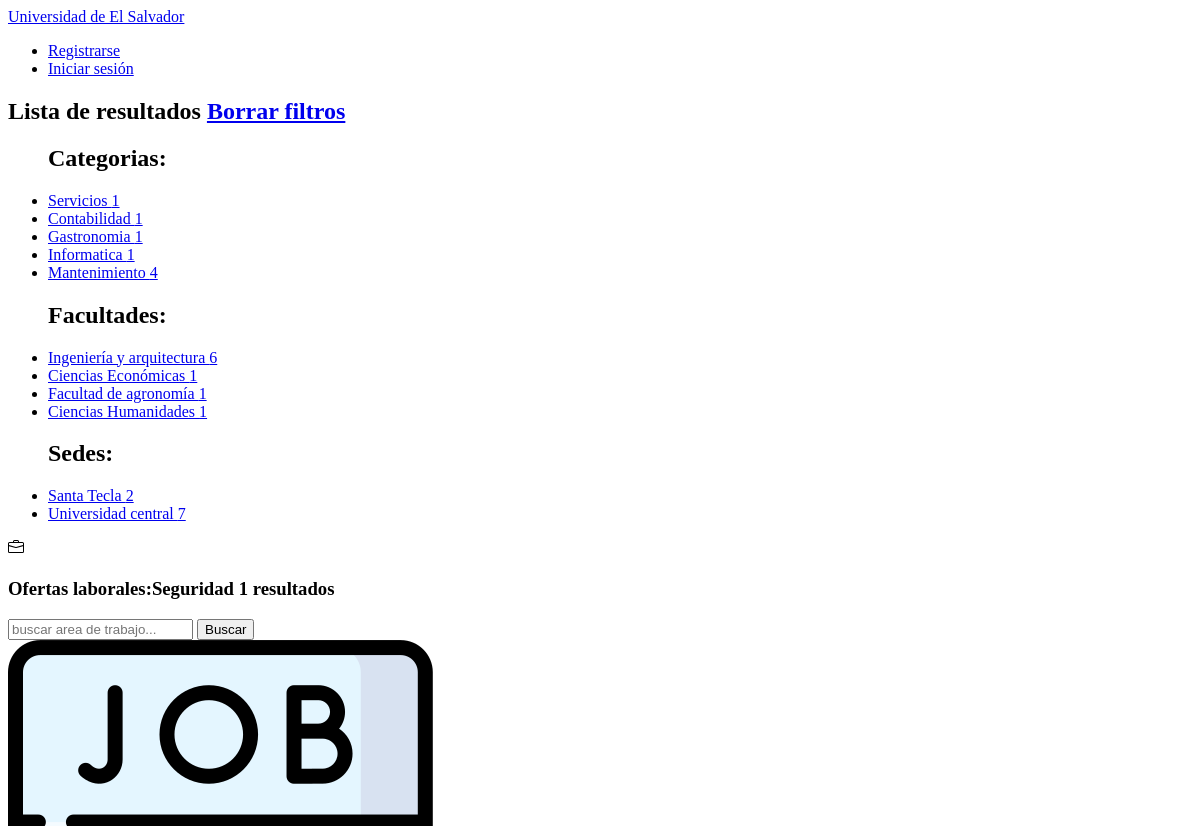
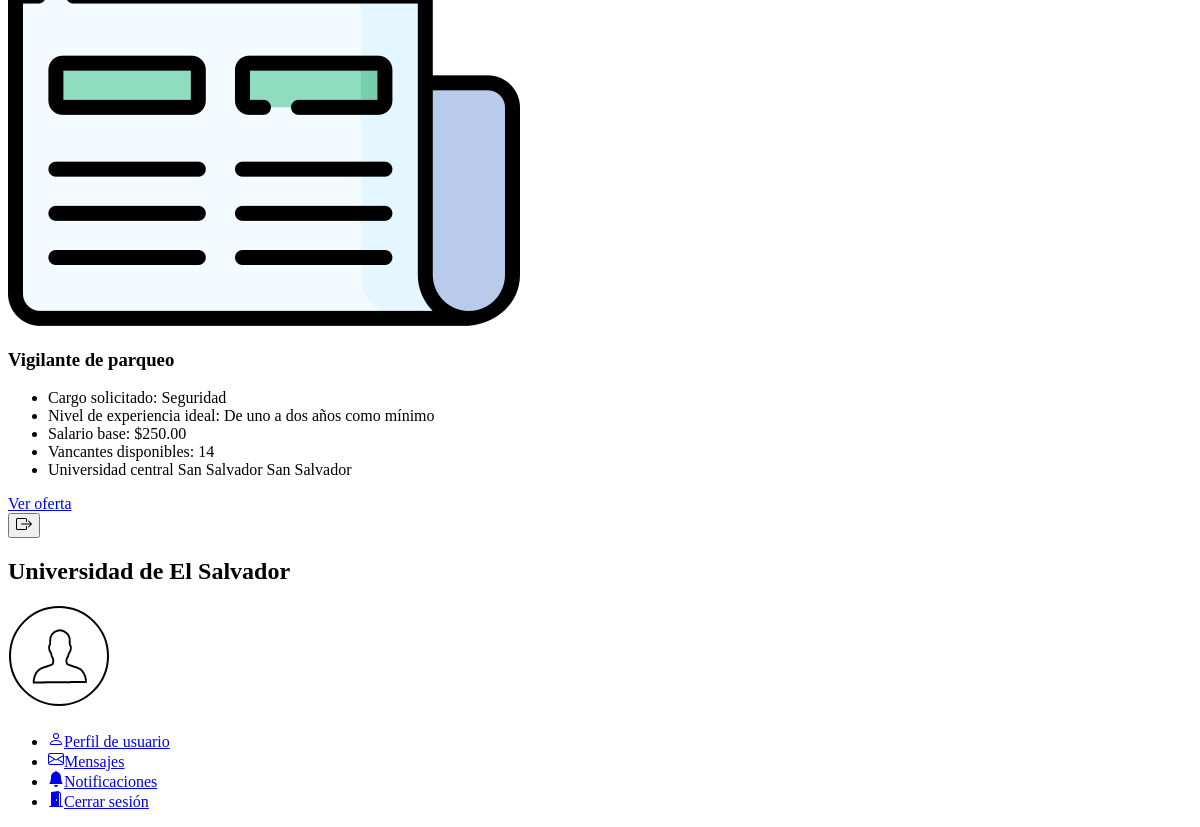
The app's page /busqueda/Seguridad/, older data (2 pictures, top to bottom).
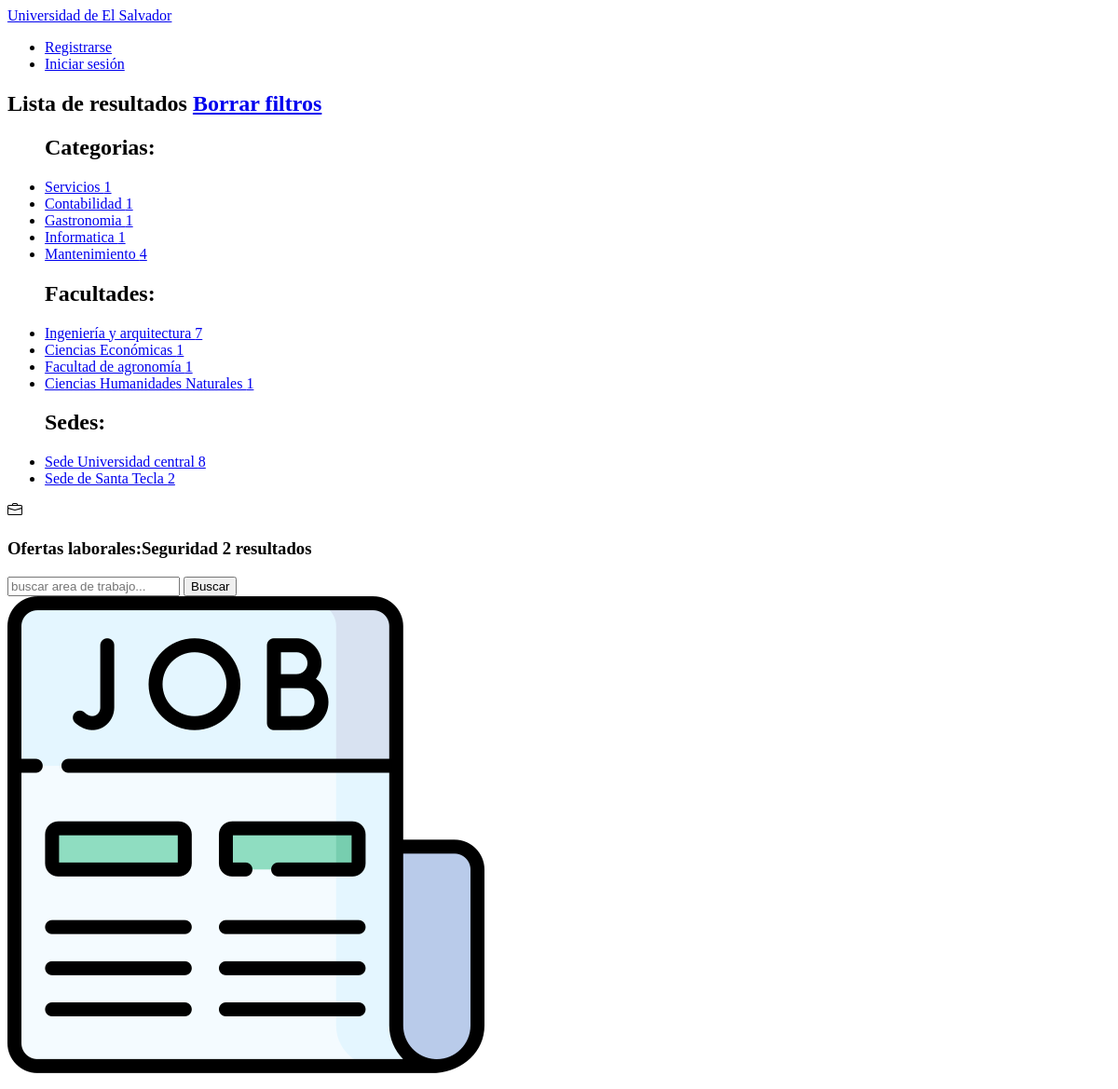
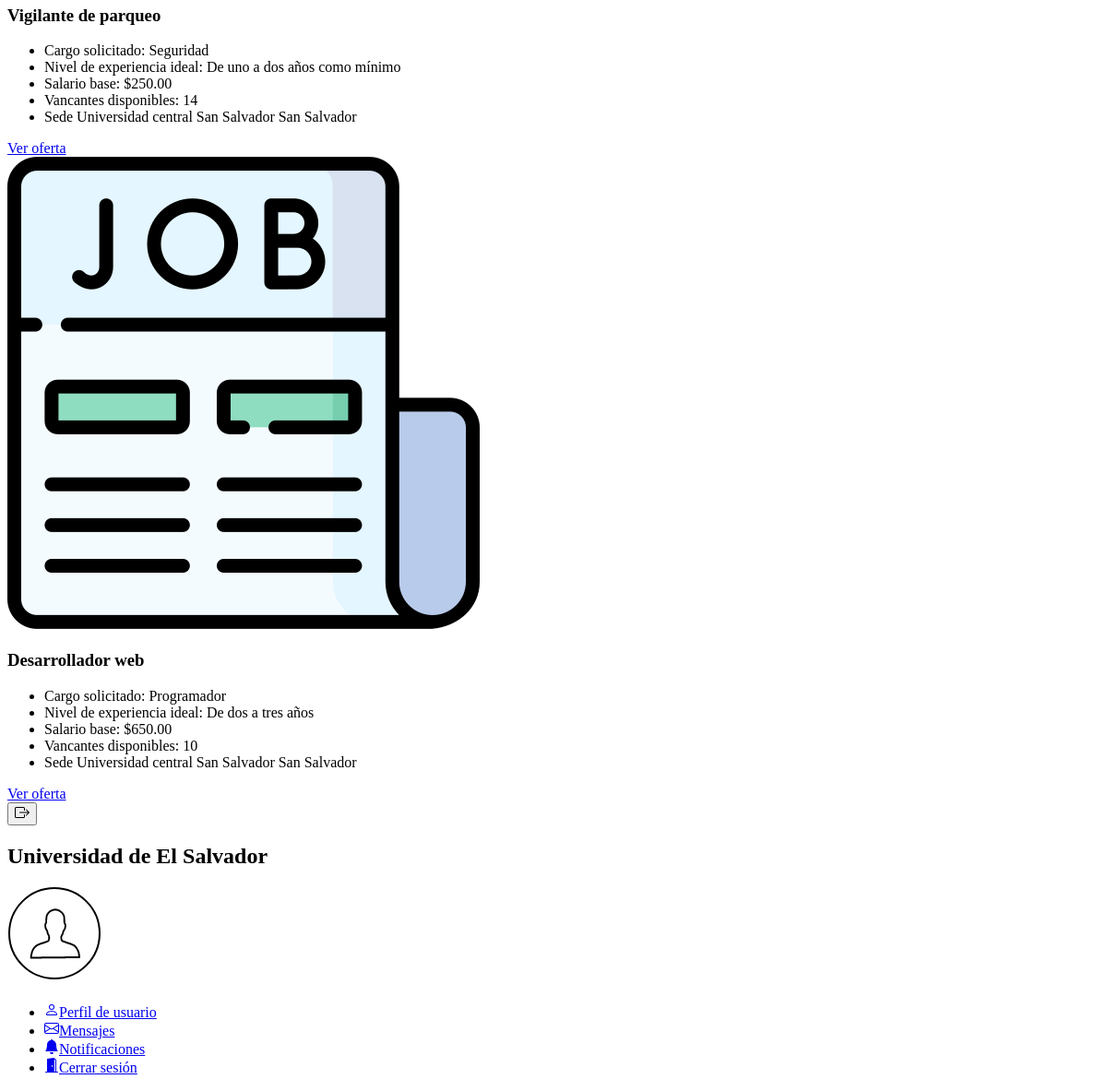
The same page, newer data (2 pictures, top to bottom).
### apps/OfertasLaborales/models.py (models this page shows, shortened)
class Categoria(models.Model):
    nombre = models.CharField(max_length=100, default=None)

class Facultad(models.Model):
    nombre = models.CharField(max_length=100, default=None)

class Sede(models.Model):
    nombre = models.CharField(max_length=100, default=None)
    ciudad = models.CharField(max_length=100, default=None, null=True)
    departamento = models.CharField(max_length=100, default=None, null=True)

class OfertaLaboral(models.Model):
    area_de_trabajo = models.CharField(max_length=150, default=None, null=True)
    cargo_solicitado = models.CharField(max_length=150, default=None, null=True)
    vacantes = models.CharField(max_length=150, default=None, null=True)
    tipo_contratacion = models.CharField(max_length=150, default=None, null=True)
    nivel_experiencia = models.CharField(max_length=150, default=None, null=True)
    generos = models.CharField(max_length=150, default=None, null=True)
    edad_solicitada = models.CharField(max_length=150, default=None, null=True)
    salario_minimo = models.DecimalField(max_digits=10000,decimal_places=2,default=0.00, null=True)
    salario_maximo = models.DecimalField(max_digits=10000,decimal_places=2,default=0.00, null=True)
    descripcion = models.CharField(max_length=1000, default=None, null=True)
    categoria = models.ForeignKey(Categoria, on_delete=models.CASCADE)
    facultad = models.ForeignKey(Facultad, on_delete=models.CASCADE)
    sede = models.ForeignKey(Sede, on_delete=models.CASCADE)

### apps/OfertasLaborales/views.py (the view, shortened to what this page needs)
# urls.py: path('busqueda/<str:busqueda>/', views.Busqueda.as_view(), name='busqueda'),
class Busqueda(Inicio):
    def get(self, request, busqueda):
        context = self.get_context_data(busqueda, form=BusquedaForm())
        return render(request, self.template_name, context)
    def get_context_data(self, busqueda, **kwargs):
        context = super().get_context_data(**kwargs)
        context['ofertaslaborales'] = self.get_queryset(busqueda)
        context['filtro'] = busqueda
        context['regresar'] = 'Borrar filtros'
        for objeto in self.object_list:
            context[objeto.__name__] = objeto.objects.annotate(Count('ofertalaboral')).exclude(nombre = busqueda)
        return context
    def get_queryset(self, busqueda):
        for objeto in self.object_list:
            try:
                query = objeto.objects.get(nombre=busqueda).ofertalaboral_set.all()
                return query
            except objeto.DoesNotExist:
                query = None
        return query

### apps/OfertasLaborales/forms.py
class BusquedaForm(forms.Form):
    busqueda = forms.CharField(label=False,max_length=250, widget=forms.TextInput(attrs={'placeholder': 'buscar area de trabajo...'}))

### apps/OfertasLaborales/views.py (called while the page is built)
    def get_context_data(self, **kwargs):
        context = super().get_context_data(**kwargs)
        context['ofertaslaborales'] = OfertaLaboral.objects.all()
        context['resultados'] = OfertaLaboral.objects.count()
        for objeto in self.object_list:
            context[objeto.__name__] = objeto.objects.annotate(Count('ofertalaboral'))
        return context

### templates/OfertasLaborales/inicio.html (shortened to what this page needs)
<!DOCTYPE html>
{% extends 'base.html' %}
{% load compress %}
{% load static %}
{% block contenido %}
<div class="contenedor">
    <aside class="aside-ofertaslab">
        <nav class="sidebar-ofertaslab">
            <div class="sidebar-title">
                <h2>Lista de resultados <span><a href="{% url 'inicio' %}">{{regresar}}</a></span></h2>
            </div>
            <ul class="list-items">
                <h2>Categorias:</h2>
                {% for categoria in Categoria %}
                <li><a href="{% url 'busqueda' categoria.nombre %}">{{categoria.nombre}} <span>{{categoria.ofertalaboral__count}}</span></a></li>
                {% endfor %}
            </ul>
            <ul class="list-items">
                <h2>Facultades:</h2>
                {% for facultad in Facultad %}
                <li><a href="{% url 'busqueda' facultad.nombre %}">{{facultad.nombre}} <span>{{facultad.ofertalaboral__count}}</span></a></li>
                {% endfor %}
            </ul>
            <ul class="list-items">
                <h2>Sedes:</h2>
                {% for sede in Sede %}
                <li><a href="{% url 'busqueda' sede.nombre %}">{{sede.nombre}} <span>{{sede.ofertalaboral__count}}</span></a></li>
                {% endfor %}
            </ul>
        </nav>
    </aside>
    <section class="contenido-ofertaslab">
        <nav class="navbar-ofertaslab">
            <strong>
                <h3>Ofertas laborales:<span>{{filtro}} {{ofertaslaborales.count}} resultados</span></h3>
            </strong>
            <div class="navbar-ofertaslab-items">
                <form action="" method="post" class="form-seach">
                    {{form.busqueda}}
                    <button type="submit">Buscar</button>
                </form>
            </div>
        </nav>
        <main class="taps-ofertaslab">
            <div>
                {% for oferta in ofertaslaborales %}
                <div class="tap-ofertalab">
                    <div>
                        <img src="{% static 'img/oferta.png' %}" alt="img">
                    </div>
                    <div class="tap-contenido">
                        <h3>{{oferta.area_de_trabajo}}</h3>
                        <ul>
                            <li>Cargo solicitado: {{oferta.cargo_solicitado}}</li>
                            <li>Nivel de experiencia ideal: {{oferta.nivel_experiencia}}</li>
                            <li>Salario base: ${{oferta.salario_minimo}}</li>
                            <li>Vancantes disponibles: {{oferta.vacantes}}</li>
                            <li>{{oferta.sede.nombre}} {{oferta.sede.ciudad}} {{oferta.sede.departamento}}</li>
                        </ul>
                        <a href="{% url 'solicitud' oferta.pk oferta.area_de_trabajo %}">Ver oferta</a>
                    </div>
                </div>
                {% endfor %}
            </div>
        </main>
    </section>
</div>
{% endblock contenido %}

### templates/base.html (shortened to what this page needs)
<!DOCTYPE html>
{% load compress %}
{% load static %}
<html lang="es-mx">
<head>
    {% compress css %}
    <link type="text/x-scss" rel="stylesheet" href="{% static 'css/styles.scss' %}">
    {% endcompress %}
</head>
<body>
    <header>
        <div class="caja-presentacion">
            <div class="logotema">
                <a href="{% url 'inicio' %}">Universidad de El Salvador</a>
            </div>
            <nav class="navbar">
                {% block items-navbar %}
                {% if not user.is_authenticated %}
                <ul>
                    <li><a href="{% url 'registrarse' %}">Registrarse</a></li>
                    <li><a href="{% url 'iniciarsesion' %}">Iniciar sesión</a></li>
                </ul>
                {% endif %}
                {% endblock items-navbar %}
            </nav>
        </div>
    </header>
    <div class="caja-contenido">
        {% block contenido %}
        {% endblock contenido %}
        <aside class="sidebar-principal" id='sidebar'>
            <button class="btn-sidebar" id="btn-sidebar">
            </button>
            <div class="sidebar-presentacion">
                <div>
                    <h2>Universidad de El Salvador</h2>
                </div>
                <img src="{% static 'img/user.png' %}" alt="foto de usuario">
            </div>
            <nav class="sidebar">
                <ul class="sidebar-items">
                    <li>
                        {% if user.is_staff %}
                        <a href="/">
                        {% else %}
                        <a href="{% url 'perfil-usuario' %}">
                        {% endif %}
                      Perfil de usuario</a>
                    </li>
                    <li>
                        <a href="/">Mensajes</a>
                    </li>
                    <li>
                        <a href="/"><svg xmlns="http://www.w3.org/2000/svg" width="16" height="16" fill="currentColor" class="bi bi-bell-fill" viewBox="0 0 16 16">
                        <path d="M8 16a2 2 0 0 0 2-2H6a2 2 0 0 0 2 2zm.995-14.901a1 1 0 1 0-1.99 0A5.002 5.002 0 0 0 3 6c0 1.098-.5 6-2 7h14c-1.5-1-2-5.902-2-7 0-2.42-1.72-4.44-4.005-4.901z"/>
                      </svg>Notificaciones</a>
                    </li>
                    <li>
                        <a href="{% url 'cerrarsesion' %}">Cerrar sesión</a>
                    </li>
                </ul>
            </nav>
        </aside>
    </div>
</body>
</html>

Row changes from the older to the newer data that the page shows:
computed for Facultad "Ingeniería y arquitectura": ofertalaboral__count "6" → "7"
changed Facultad: nombre "Ciencias Humanidades" → "Ciencias Humanidades Naturales"
changed Sede: nombre "Universidad central" → "Sede Universidad central"; ofertalaboral__count "7" → "8"; moves up the list
changed Sede: nombre "Santa Tecla" → "Sede de Santa Tecla"
computed for Categoria (number 6 of 6 on the later page): count "1" → "2"
changed through a linked row, OfertaLaboral "Vigilante de parqueo": sede.nombre "Universidad central" → "Sede Universidad central"
added OfertaLaboral: area_de_trabajo "Desarrollador web", cargo_solicitado "Programador", nivel_experiencia "De dos a tres años", salario_minimo "650.00", vacantes "10", sede.nombre "Sede Universidad central", sede.ciudad "San Salvador", sede.departamento "San Salvador"
